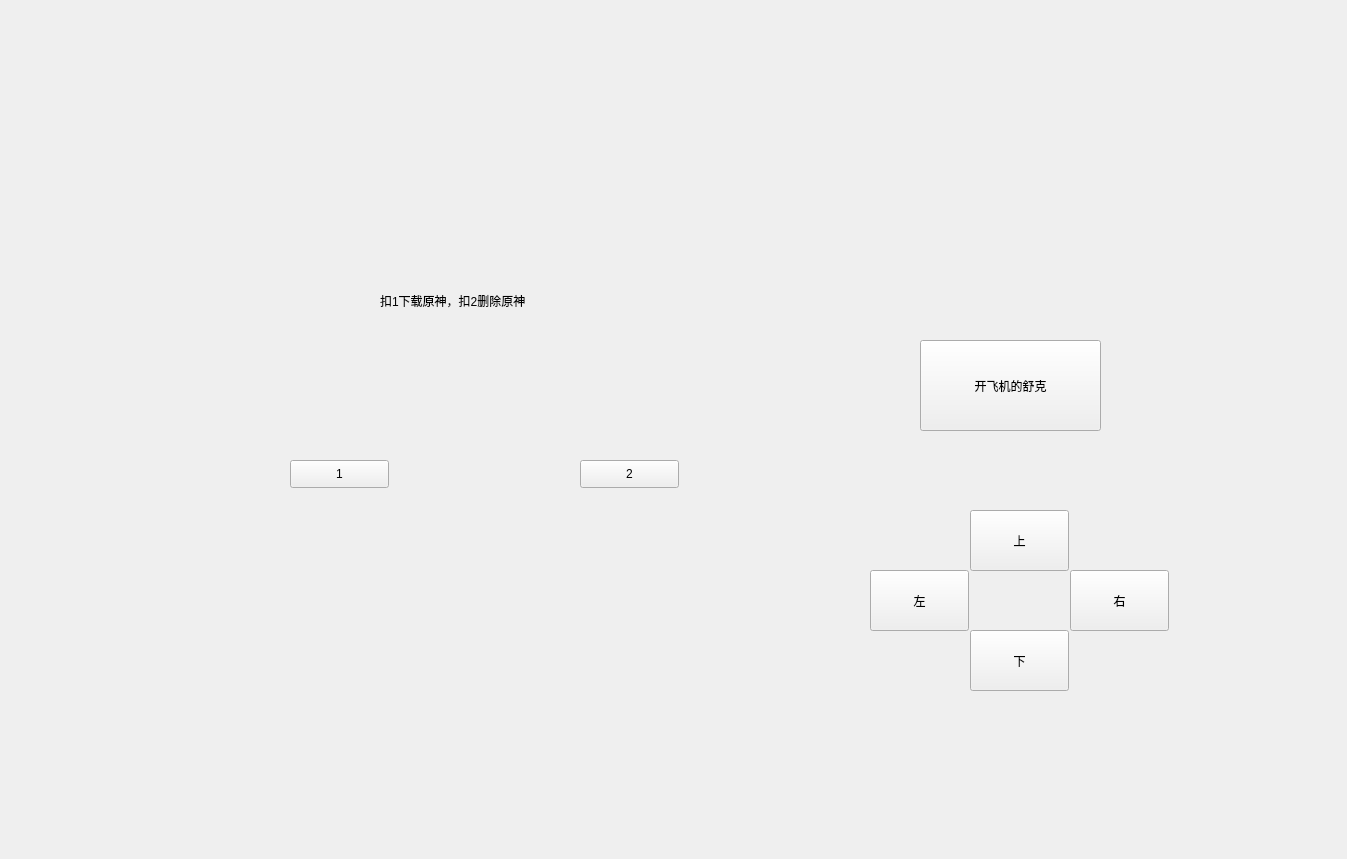
<?xml version="1.0" encoding="UTF-8"?>
<ui version="4.0">
 <class>Widget</class>
 <widget class="QWidget" name="Widget">
  <property name="geometry">
   <rect>
    <x>0</x>
    <y>0</y>
    <width>1347</width>
    <height>859</height>
   </rect>
  </property>
  <property name="windowTitle">
   <string>Widget</string>
  </property>
  <widget class="QPushButton" name="pushButton">
   <property name="geometry">
    <rect>
     <x>920</x>
     <y>340</y>
     <width>181</width>
     <height>91</height>
    </rect>
   </property>
   <property name="text">
    <string>开飞机的舒克</string>
   </property>
  </widget>
  <widget class="QPushButton" name="pushButton_up">
   <property name="geometry">
    <rect>
     <x>970</x>
     <y>510</y>
     <width>99</width>
     <height>61</height>
    </rect>
   </property>
   <property name="text">
    <string>上</string>
   </property>
  </widget>
  <widget class="QPushButton" name="pushButton_right">
   <property name="geometry">
    <rect>
     <x>1070</x>
     <y>570</y>
     <width>99</width>
     <height>61</height>
    </rect>
   </property>
   <property name="text">
    <string>右</string>
   </property>
  </widget>
  <widget class="QPushButton" name="pushButton_down">
   <property name="geometry">
    <rect>
     <x>970</x>
     <y>630</y>
     <width>99</width>
     <height>61</height>
    </rect>
   </property>
   <property name="text">
    <string>下</string>
   </property>
  </widget>
  <widget class="QPushButton" name="pushButton_left">
   <property name="geometry">
    <rect>
     <x>870</x>
     <y>570</y>
     <width>99</width>
     <height>61</height>
    </rect>
   </property>
   <property name="text">
    <string>左</string>
   </property>
  </widget>
  <widget class="QLabel" name="label">
   <property name="geometry">
    <rect>
     <x>380</x>
     <y>250</y>
     <width>201</width>
     <height>101</height>
    </rect>
   </property>
   <property name="text">
    <string>扣1下载原神，扣2删除原神</string>
   </property>
  </widget>
  <widget class="QPushButton" name="pushButton_2">
   <property name="geometry">
    <rect>
     <x>290</x>
     <y>460</y>
     <width>99</width>
     <height>28</height>
    </rect>
   </property>
   <property name="text">
    <string>1</string>
   </property>
  </widget>
  <widget class="QPushButton" name="pushButton_3">
   <property name="geometry">
    <rect>
     <x>580</x>
     <y>460</y>
     <width>99</width>
     <height>28</height>
    </rect>
   </property>
   <property name="text">
    <string>2</string>
   </property>
  </widget>
 </widget>
 <resources/>
 <connections/>
</ui>
